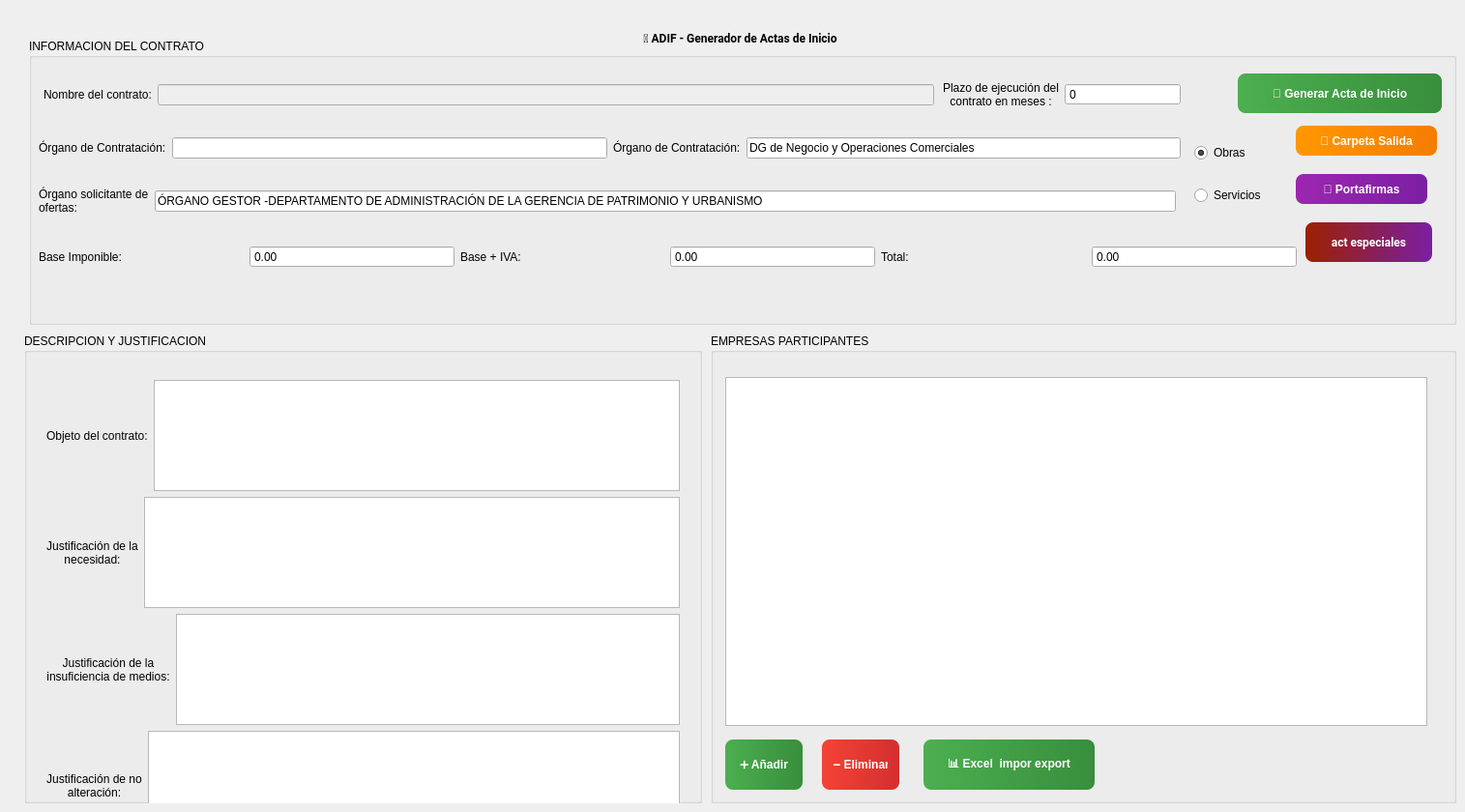
    <widget class="QWidget" name="Inicio">
     <attribute name="title">
      <string>Inicio</string>
     </attribute>
     <widget class="QLabel" name="label_14">
      <property name="geometry">
       <rect>
        <x>30</x>
        <y>9</y>
        <width>1471</width>
        <height>61</height>
       </rect>
      </property>
      <property name="font">
       <font>
        <family>Segoe UI,Roboto,Arial,sans-serif</family>
        <pointsize>9</pointsize>
        <weight>75</weight>
        <bold>true</bold>
       </font>
      </property>
      <property name="text">
       <string>🏢 ADIF - Generador de Actas de Inicio</string>
      </property>
      <property name="alignment">
       <set>Qt::AlignCenter</set>
      </property>
     </widget>
     <widget class="QGroupBox" name="groupBox_2">
      <property name="geometry">
       <rect>
        <x>30</x>
        <y>40</y>
        <width>1476</width>
        <height>296</height>
       </rect>
      </property>
      <property name="title">
       <string>INFORMACION DEL CONTRATO</string>
      </property>
      <widget class="QPushButton" name="Abrir_carpeta">
       <property name="geometry">
        <rect>
         <x>1310</x>
         <y>90</y>
         <width>146</width>
         <height>31</height>
        </rect>
       </property>
       <property name="styleSheet">
        <string notr="true">QPushButton {
    background: qlineargradient(x1:0,y1:0,x2:1,y2:0, stop:0 #FF9800, stop:1 #F57C00);
    color: #ffffff;
    border: none;
    border-radius: 8px;
    padding: 6px 12px;
    font-weight: 600;
    font-size: 9pt;
}
QPushButton:hover {
    background: qlineargradient(x1:0,y1:0,x2:1,y2:0, stop:0 #FFB74D, stop:1 #FF9800);
}
QPushButton:pressed {
    background: #E65100;
}</string>
       </property>
       <property name="text">
        <string>📁 Carpeta Salida</string>
       </property>
      </widget>
      <widget class="QPushButton" name="Abrir_portafirmas">
       <property name="geometry">
        <rect>
         <x>1310</x>
         <y>140</y>
         <width>136</width>
         <height>31</height>
        </rect>
       </property>
       <property name="styleSheet">
        <string notr="true">QPushButton {
    background: qlineargradient(x1:0,y1:0,x2:1,y2:0, stop:0 #9C27B0, stop:1 #7B1FA2);
    color: #ffffff;
    border: none;
    border-radius: 8px;
    padding: 6px 12px;
    font-weight: 600;
    font-size: 9pt;
}
QPushButton:hover {
    background: qlineargradient(x1:0,y1:0,x2:1,y2:0, stop:0 #BA68C8, stop:1 #9C27B0);
}
QPushButton:pressed {
    background: #6A1B9A;
}</string>
       </property>
       <property name="text">
        <string>📝 Portafirmas</string>
       </property>
      </widget>
      <widget class="QPushButton" name="Generar_Acta_Inicio">
       <property name="geometry">
        <rect>
         <x>1250</x>
         <y>36</y>
         <width>211</width>
         <height>41</height>
        </rect>
       </property>
       <property name="styleSheet">
        <string notr="true">QPushButton {
    background: qlineargradient(x1:0,y1:0,x2:1,y2:0, stop:0 #4CAF50, stop:1 #388E3C);
    color: #ffffff;
    border: none;
    border-radius: 8px;
    padding: 6px 12px;
    font-weight: 600;
    font-size: 9pt;
}
QPushButton:hover {
    background: qlineargradient(x1:0,y1:0,x2:1,y2:0, stop:0 #66BB6A, stop:1 #4CAF50);
}
QPushButton:pressed {
    background: #2E7D32;
}</string>
       </property>
       <property name="text">
        <string>🏁 Generar Acta de Inicio</string>
       </property>
      </widget>
      <widget class="QWidget" name="layoutWidget">
       <property name="geometry">
        <rect>
         <x>10</x>
         <y>145</y>
         <width>1176</width>
         <height>46</height>
        </rect>
       </property>
       <layout class="QHBoxLayout" name="horizontalLayout_19">
        <item>
         <widget class="QLabel" name="Lb9">
          <property name="text">
           <string>Órgano solicitante de ofertas:</string>
          </property>
          <property name="wordWrap">
           <bool>true</bool>
          </property>
         </widget>
        </item>
        <item>
         <widget class="QLineEdit" name="OrganoSolicitaOfertas">
          <property name="text">
           <string>ÓRGANO GESTOR -DEPARTAMENTO DE ADMINISTRACIÓN DE LA GERENCIA DE PATRIMONIO Y URBANISMO </string>
          </property>
         </widget>
        </item>
       </layout>
      </widget>
      <widget class="QWidget" name="layoutWidget">
       <property name="geometry">
        <rect>
         <x>10</x>
         <y>90</y>
         <width>1181</width>
         <height>46</height>
        </rect>
       </property>
       <layout class="QHBoxLayout" name="horizontalLayout_20">
        <item>
         <widget class="QLabel" name="Lb2">
          <property name="text">
           <string>Órgano de Contratación:</string>
          </property>
         </widget>
        </item>
        <item>
         <widget class="QLineEdit" name="organoContratacion">
          <property name="enabled">
           <bool>true</bool>
          </property>
          <property name="text">
           <string/>
          </property>
          <property name="readOnly">
           <bool>false</bool>
          </property>
         </widget>
        </item>
        <item>
         <widget class="QLabel" name="Lb3">
          <property name="text">
           <string>Órgano de Contratación:</string>
          </property>
         </widget>
        </item>
        <item>
         <widget class="QLineEdit" name="organoContratacion2">
          <property name="text">
           <string>DG de Negocio y Operaciones Comerciales</string>
          </property>
          <property name="readOnly">
           <bool>false</bool>
          </property>
         </widget>
        </item>
       </layout>
      </widget>
      <widget class="QWidget" name="layoutWidget">
       <property name="geometry">
        <rect>
         <x>15</x>
         <y>35</y>
         <width>921</width>
         <height>46</height>
        </rect>
       </property>
       <layout class="QHBoxLayout" name="horizontalLayout_21">
        <item>
         <widget class="QLabel" name="Lb1">
          <property name="text">
           <string>Nombre del contrato:</string>
          </property>
         </widget>
        </item>
        <item>
         <widget class="QLineEdit" name="nombreObra">
          <property name="enabled">
           <bool>false</bool>
          </property>
         </widget>
        </item>
       </layout>
      </widget>
      <widget class="QWidget" name="layoutWidget">
       <property name="geometry">
        <rect>
         <x>945</x>
         <y>35</y>
         <width>246</width>
         <height>46</height>
        </rect>
       </property>
       <layout class="QHBoxLayout" name="horizontalLayout_22">
        <item>
         <widget class="QLabel" name="Lb4">
          <property name="text">
           <string>Plazo de ejecución del contrato en meses :</string>
          </property>
          <property name="alignment">
           <set>Qt::AlignCenter</set>
          </property>
          <property name="wordWrap">
           <bool>true</bool>
          </property>
         </widget>
        </item>
        <item>
         <widget class="QSpinBox" name="plazoEjecucion">
          <property name="buttonSymbols">
           <enum>QAbstractSpinBox::NoButtons</enum>
          </property>
         </widget>
        </item>
       </layout>
      </widget>
      <widget class="QWidget" name="layoutWidget">
       <property name="geometry">
        <rect>
         <x>10</x>
         <y>205</y>
         <width>1301</width>
         <height>41</height>
        </rect>
       </property>
       <layout class="QHBoxLayout" name="horizontalLayout_24">
        <item>
         <widget class="QLabel" name="Lb5">
          <property name="text">
           <string>Base Imponible:</string>
          </property>
         </widget>
        </item>
        <item>
         <widget class="QDoubleSpinBox" name="basePresupuesto">
          <property name="buttonSymbols">
           <enum>QAbstractSpinBox::NoButtons</enum>
          </property>
          <property name="decimals">
           <number>2</number>
          </property>
          <property name="minimum">
           <double>0.000000000000000</double>
          </property>
          <property name="maximum">
           <double>100000000.000000000000000</double>
          </property>
          <property name="singleStep">
           <double>1.000000000000000</double>
          </property>
         </widget>
        </item>
        <item>
         <widget class="QLabel" name="Lb6">
          <property name="text">
           <string>Base + IVA:</string>
          </property>
         </widget>
        </item>
        <item>
         <widget class="QDoubleSpinBox" name="ivaPresupuestoBase">
          <property name="readOnly">
           <bool>true</bool>
          </property>
          <property name="buttonSymbols">
           <enum>QAbstractSpinBox::NoButtons</enum>
          </property>
          <property name="decimals">
           <number>2</number>
          </property>
          <property name="minimum">
           <double>0.000000000000000</double>
          </property>
          <property name="maximum">
           <double>100000000.000000000000000</double>
          </property>
          <property name="singleStep">
           <double>1.000000000000000</double>
          </property>
         </widget>
        </item>
        <item>
         <widget class="QLabel" name="Lb7">
          <property name="text">
           <string>Total:</string>
          </property>
         </widget>
        </item>
        <item>
         <widget class="QDoubleSpinBox" name="totalPresupuestoBase">
          <property name="readOnly">
           <bool>true</bool>
          </property>
          <property name="buttonSymbols">
           <enum>QAbstractSpinBox::NoButtons</enum>
          </property>
          <property name="decimals">
           <number>2</number>
          </property>
          <property name="minimum">
           <double>0.000000000000000</double>
          </property>
          <property name="maximum">
           <double>100000000.000000000000000</double>
          </property>
          <property name="singleStep">
           <double>1.000000000000000</double>
          </property>
         </widget>
        </item>
       </layout>
      </widget>
      <widget class="QWidget" name="layoutWidget">
       <property name="geometry">
        <rect>
         <x>1205</x>
         <y>90</y>
         <width>96</width>
         <height>101</height>
        </rect>
       </property>
       <layout class="QVBoxLayout" name="verticalLayout_2">
        <item>
         <widget class="QRadioButton" name="Rb1">
          <property name="text">
           <string>Obras</string>
          </property>
          <property name="checked">
           <bool>true</bool>
          </property>
         </widget>
        </item>
        <item>
         <widget class="QRadioButton" name="Rb2">
          <property name="text">
           <string>Servicios</string>
          </property>
         </widget>
        </item>
       </layout>
      </widget>
      <widget class="QPushButton" name="actuaciones_especiales">
       <property name="geometry">
        <rect>
         <x>1320</x>
         <y>190</y>
         <width>131</width>
         <height>41</height>
        </rect>
       </property>
       <property name="font">
        <font>
         <family>Segoe UI,Roboto,Arial,sans-serif</family>
         <pointsize>9</pointsize>
         <weight>75</weight>
         <bold>true</bold>
        </font>
       </property>
       <property name="styleSheet">
        <string notr="true">QPushButton {
    background: qlineargradient(x1:0,y1:0,x2:1,y2:0, stop:0 #9C2000, stop:1 #7B1FA2);
    color: #ffffff;
    border: none;
    border-radius: 8px;
    padding: 6px 12px;
    font-weight: 600;
}
QPushButton:hover {
    background: qlineargradient(x1:0,y1:0,x2:1,y2:0, stop:0 #BA68C8, stop:1 #9C27B0);
}
QPushButton:pressed {
    background: #6A1B9A;
}</string>
       </property>
       <property name="text">
        <string>act especiales</string>
       </property>
      </widget>
     </widget>
     <widget class="QGroupBox" name="groupBox_3">
      <property name="geometry">
       <rect>
        <x>25</x>
        <y>345</y>
        <width>701</width>
        <height>486</height>
       </rect>
      </property>
      <property name="title">
       <string>DESCRIPCION Y JUSTIFICACION</string>
      </property>
      <widget class="QWidget" name="layoutWidget">
       <property name="geometry">
        <rect>
         <x>15</x>
         <y>40</y>
         <width>671</width>
         <height>521</height>
        </rect>
       </property>
       <layout class="QVBoxLayout" name="verticalLayout_3">
        <property name="sizeConstraint">
         <enum>QLayout::SetDefaultConstraint</enum>
        </property>
        <property name="leftMargin">
         <number>8</number>
        </property>
        <property name="topMargin">
         <number>8</number>
        </property>
        <property name="rightMargin">
         <number>8</number>
        </property>
        <property name="bottomMargin">
         <number>8</number>
        </property>
        <item>
         <layout class="QHBoxLayout" name="horizontalLayout_30">
          <item>
           <widget class="QLabel" name="Lb_1">
            <property name="text">
             <string>Objeto del contrato:</string>
            </property>
            <property name="wordWrap">
             <bool>true</bool>
            </property>
           </widget>
          </item>
          <item>
           <widget class="QTextEdit" name="objeto"/>
          </item>
         </layout>
        </item>
        <item>
         <layout class="QHBoxLayout" name="horizontalLayout_29">
          <item>
           <widget class="QLabel" name="Lb_2">
            <property name="text">
             <string>Justificación de la necesidad:</string>
            </property>
            <property name="alignment">
             <set>Qt::AlignCenter</set>
            </property>
            <property name="wordWrap">
             <bool>true</bool>
            </property>
           </widget>
          </item>
          <item>
           <widget class="QTextEdit" name="justificacion"/>
          </item>
         </layout>
        </item>
        <item>
         <layout class="QHBoxLayout" name="horizontalLayout_28">
          <item>
           <widget class="QLabel" name="Lb_3">
            <property name="text">
             <string>Justificación de la insuficiencia de medios:</string>
            </property>
            <property name="alignment">
             <set>Qt::AlignCenter</set>
            </property>
            <property name="wordWrap">
             <bool>true</bool>
            </property>
           </widget>
          </item>
          <item>
           <widget class="QTextEdit" name="insuficiencia"/>
          </item>
         </layout>
        </item>
        <item>
         <layout class="QHBoxLayout" name="horizontalLayout_27">
          <item>
           <widget class="QLabel" name="Lb_4">
            <property name="text">
             <string>Justificación de no alteración:</string>
            </property>
            <property name="alignment">
             <set>Qt::AlignCenter</set>
            </property>
            <property name="wordWrap">
             <bool>true</bool>
            </property>
           </widget>
          </item>
          <item>
           <widget class="QTextEdit" name="justificacionLimites">
            <property name="readOnly">
             <bool>true</bool>
            </property>
           </widget>
          </item>
         </layout>
        </item>
        <item>
         <layout class="QHBoxLayout" name="horizontalLayout_26">
          <item>
           <widget class="QLabel" name="Lb8">
            <property name="text">
             <string>Régimen de pagos:</string>
            </property>
           </widget>
          </item>
          <item>
           <widget class="QLineEdit" name="regimenPagos"/>
          </item>
         </layout>
        </item>
       </layout>
      </widget>
     </widget>
     <widget class="QGroupBox" name="groupBox_4">
      <property name="geometry">
       <rect>
        <x>735</x>
        <y>345</y>
        <width>771</width>
        <height>486</height>
       </rect>
      </property>
      <property name="title">
       <string>EMPRESAS PARTICIPANTES</string>
      </property>
      <widget class="QTableWidget" name="TwEmpresas">
       <property name="geometry">
        <rect>
         <x>15</x>
         <y>45</y>
         <width>726</width>
         <height>361</height>
        </rect>
       </property>
       <property name="font">
        <font>
         <family>Segoe UI,Roboto,Arial,sans-serif</family>
         <pointsize>9</pointsize>
        </font>
       </property>
       <property name="verticalScrollBarPolicy">
        <enum>Qt::ScrollBarAsNeeded</enum>
       </property>
       <property name="sizeAdjustPolicy">
        <enum>QAbstractScrollArea::AdjustToContents</enum>
       </property>
       <attribute name="horizontalHeaderDefaultSectionSize">
        <number>80</number>
       </attribute>
       <attribute name="verticalHeaderDefaultSectionSize">
        <number>60</number>
       </attribute>
       <attribute name="verticalHeaderMinimumSectionSize">
        <number>60</number>
       </attribute>
      </widget>
      <widget class="QPushButton" name="Pb_add">
       <property name="geometry">
        <rect>
         <x>15</x>
         <y>420</y>
         <width>80</width>
         <height>52</height>
        </rect>
       </property>
       <property name="sizePolicy">
        <sizepolicy hsizetype="Fixed" vsizetype="Fixed">
         <horstretch>0</horstretch>
         <verstretch>0</verstretch>
        </sizepolicy>
       </property>
       <property name="minimumSize">
        <size>
         <width>80</width>
         <height>52</height>
        </size>
       </property>
       <property name="styleSheet">
        <string notr="true">QPushButton {
    background: qlineargradient(x1:0,y1:0,x2:1,y2:0, stop:0 #4CAF50, stop:1 #388E3C);
    color: #ffffff;
    border: none;
    border-radius: 8px;
    padding: 6px 12px;
    font-weight: 600;
    font-size: 9pt;
}
QPushButton:hover {
    background: qlineargradient(x1:0,y1:0,x2:1,y2:0, stop:0 #66BB6A, stop:1 #4CAF50);
}
QPushButton:pressed {
    background: #2E7D32;
}</string>
       </property>
       <property name="text">
        <string>➕ Añadir</string>
       </property>
      </widget>
      <widget class="QPushButton" name="Pb_remove">
       <property name="geometry">
        <rect>
         <x>115</x>
         <y>420</y>
         <width>80</width>
         <height>52</height>
        </rect>
       </property>
       <property name="sizePolicy">
        <sizepolicy hsizetype="Fixed" vsizetype="Fixed">
         <horstretch>0</horstretch>
         <verstretch>0</verstretch>
        </sizepolicy>
       </property>
       <property name="minimumSize">
        <size>
         <width>80</width>
         <height>52</height>
        </size>
       </property>
       <property name="styleSheet">
        <string notr="true">QPushButton {
    background: qlineargradient(x1:0,y1:0,x2:1,y2:0, stop:0 #f44336, stop:1 #d32f2f);
    color: #ffffff;
    border: none;
    border-radius: 8px;
    padding: 6px 12px;
    font-weight: 600;
    font-size: 9pt;
}
QPushButton:hover {
    background: qlineargradient(x1:0,y1:0,x2:1,y2:0, stop:0 #ef5350, stop:1 #f44336);
}
QPushButton:pressed {
    background: #c62828;
}</string>
       </property>
       <property name="text">
        <string>➖ Eliminar</string>
       </property>
      </widget>
      <widget class="QPushButton" name="Pb_Imp_Exp_excel">
       <property name="geometry">
        <rect>
         <x>220</x>
         <y>420</y>
         <width>177</width>
         <height>52</height>
        </rect>
       </property>
       <property name="sizePolicy">
        <sizepolicy hsizetype="Fixed" vsizetype="Fixed">
         <horstretch>0</horstretch>
         <verstretch>0</verstretch>
        </sizepolicy>
       </property>
       <property name="minimumSize">
        <size>
         <width>80</width>
         <height>52</height>
        </size>
       </property>
       <property name="styleSheet">
        <string notr="true">QPushButton {
    background: qlineargradient(x1:0,y1:0,x2:1,y2:0, stop:0 #4CAF50, stop:1 #388E3C);
    color: #ffffff;
    border: none;
    border-radius: 8px;
    padding: 6px 12px;
    font-weight: 600;
    font-size: 9pt;
}
QPushButton:hover {
    background: qlineargradient(x1:0,y1:0,x2:1,y2:0, stop:0 #66BB6A, stop:1 #4CAF50);
}
QPushButton:pressed {
    background: #2E7D32;
}</string>
       </property>
       <property name="text">
        <string>📊 Excel  impor export</string>
       </property>
      </widget>
     </widget>
     <zorder>groupBox_4</zorder>
     <zorder>groupBox_3</zorder>
     <zorder>groupBox_2</zorder>
     <zorder>label_14</zorder>
    </widget>
